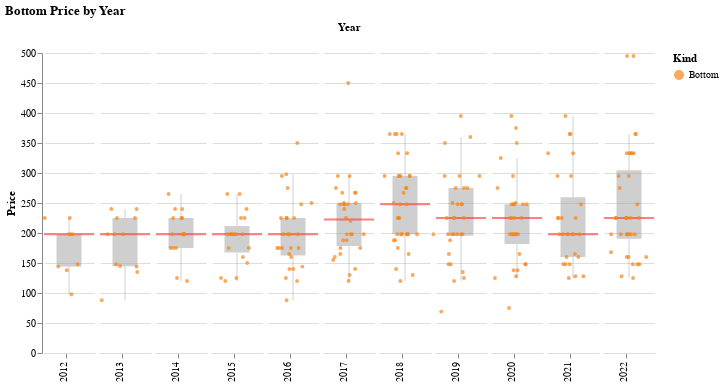

The cell this chart's notebook holds for it:
### Markdown cell above
Since 2016, the median price for bottoms has usually been `$225`, as it was again in 2022.

### Code cell
plots.price_plot(clothes_products_df[clothes_products_df['Kind'] == 'Bottom'], 
                 'Kind', 
                 kind_sort_order,
                 color_scale=alt.Scale(range=['#f58518'])).properties(title='Bottom Price by Year')

### Figure 1 — Vega-Lite specification as saved in the notebook (floating-point values rounded to 4 significant figures; data arrays with more than 128 entries replaced by an {"elided": "..."} marker saying what was removed)
{"$schema": "https://vega.github.io/schema/vega-lite/v4.17.0.json", "config": {"facet": {"spacing": 0}, "view": {"continuousHeight": 300, "continuousWidth": 400, "stroke": null}}, "data": {"name": "data-db26e1d2178b01538346e326afea0176"}, "datasets": {"data-db26e1d2178b01538346e326afea0176": {"elided": "275 records"}}, "facet": {"column": {"field": "Year", "header": {"labelAlign": "right", "labelAngle": -90, "labelOrient": "bottom", "labelPadding": 3, "titleOrient": "top"}, "type": "ordinal"}}, "spec": {"layer": [{"encoding": {"y": {"axis": {}, "field": "Price", "scale": {}, "type": "quantitative"}}, "mark": {"color": "#A0A0A0", "opacity": 0.5, "outliers": false, "size": 25, "type": "boxplot"}, "width": 50}, {"layer": [{"encoding": {"y": {"aggregate": "median", "field": "Price", "type": "quantitative"}}, "mark": {"color": "red", "opacity": 0.5, "size": 2, "type": "rule"}, "width": 50}, {"encoding": {"color": {"field": "Kind", "scale": {"range": ["#f58518"]}, "sort": ["Bottom", "Top", "Layer"], "type": "nominal"}, "tooltip": [{"field": "Product", "type": "nominal"}, {"field": "Price", "type": "quantitative"}, {"field": "Price-2022", "type": "quantitative"}], "x": {"axis": {"grid": false, "labels": false, "ticks": true, "values": [0]}, "field": "jitter", "scale": {}, "title": null, "type": "quantitative"}, "y": {"axis": {}, "field": "Price", "scale": {}, "type": "quantitative"}}, "mark": {"opacity": 0.7, "size": 15, "type": "circle"}, "transform": [{"as": "jitter", "calculate": "sqrt(-1*log(random()))*cos(2*PI*random())"}], "width": 50}]}]}, "title": "Bottom Price by Year"}
